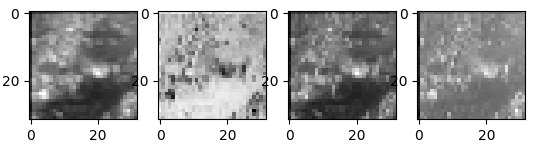

Python code for this plot:
import numpy as np
import cv2
import matplotlib.pyplot as plt

height, width = 64, 64

img = cv2.imread("akahara_0001.jpg")
img = cv2.resize(img, (width, height)).astype(np.float32)
img = img.transpose(2,0,1)
in_c = img.shape[0]

np.random.seed(0)

k_channel = 4
k_size = 3
stride = 2
kernels = np.random.normal(0, 0.01, [k_channel, k_size, k_size])

pad = np.floor(k_size / 2).astype(np.int)
pad_img = np.zeros((in_c, pad * 2 + height, pad * 2 + width), np.float32)
pad_img[..., pad: pad+height, pad: pad+width] = img

out_height = (height + pad) // stride
out_width = (width + pad) // stride

out = np.zeros((k_channel, out_height, out_width), dtype=np.float32)

for y in range(out_height):
    for x in range(out_width):
        for ki in range(k_channel):
            out[ki, y, x] = np.sum(pad_img[..., y * stride: y * stride + 3,
                                           x * stride: x * stride + 3] * kernels[ki])

for i in range(k_channel):
    plt.subplot(1,k_channel,i+1)
    plt.imshow(out[i], cmap='gray')

plt.show()
